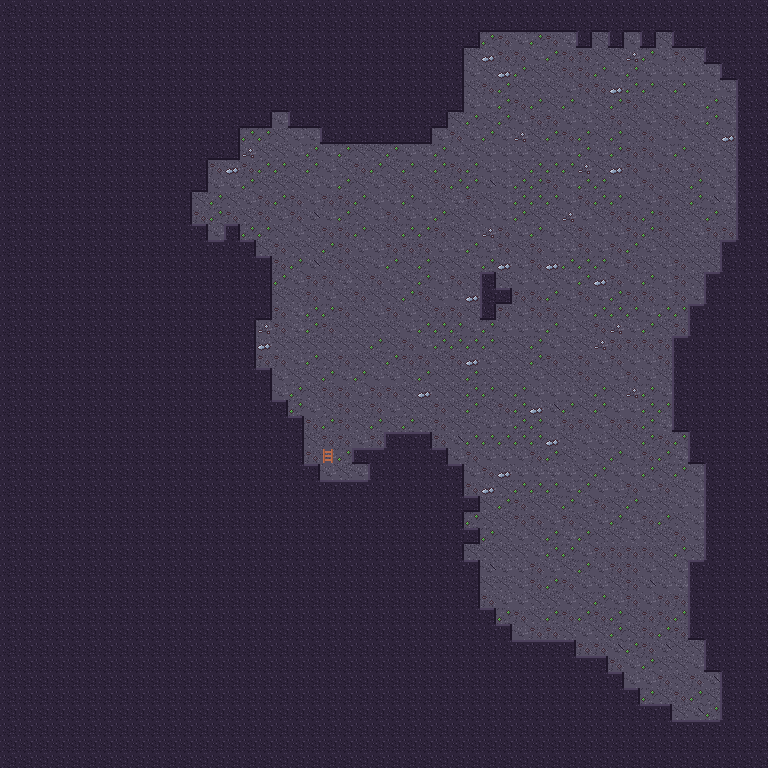

A level layout from a 2D game, rendered from its tile map. Below: a short description, then the map file with tile-grid data replaced by summaries:
An orthogonal 48x48 tile map with 16x16 px tiles, 3 tile layers (Back, Buildings, Front).

<map version="1.4" tiledversion="1.4.2" orientation="orthogonal" renderorder="right-down" compressionlevel="0" width="48" height="48" tilewidth="16" tileheight="16" infinite="0" nextlayerid="4" nextobjectid="1">
  <properties />
  <tileset firstgid="1" name="cave" tilewidth="16" tileheight="16" tilecount="48" columns="16">
    <image source="../cave.png" width="256" height="48" />
    <tile id="1">
      <properties>
        <property name="Passable" type="string" value="F" />
      </properties>
    </tile>
    <tile id="16">
      <properties>
        <property name="Passable" type="string" value="F" />
      </properties>
    </tile>
    <tile id="17">
      <properties>
        <property name="Passable" type="string" value="F" />
      </properties>
    </tile>
    <tile id="18">
      <properties>
        <property name="Passable" type="string" value="F" />
      </properties>
    </tile>
    <tile id="19">
      <properties>
        <property name="Passable" type="string" value="F" />
      </properties>
    </tile>
    <tile id="20">
      <properties>
        <property name="Passable" type="string" value="F" />
      </properties>
    </tile>
    <tile id="21">
      <properties>
        <property name="Passable" type="string" value="F" />
      </properties>
    </tile>
    <tile id="22">
      <properties>
        <property name="Passable" type="string" value="F" />
      </properties>
    </tile>
    <tile id="23">
      <properties>
        <property name="Passable" type="string" value="F" />
      </properties>
    </tile>
    <tile id="24">
      <properties>
        <property name="Passable" type="string" value="F" />
      </properties>
    </tile>
    <tile id="25">
      <properties>
        <property name="Passable" type="string" value="F" />
      </properties>
    </tile>
    <tile id="26">
      <properties>
        <property name="Passable" type="string" value="F" />
      </properties>
    </tile>
    <tile id="27">
      <properties>
        <property name="Passable" type="string" value="F" />
      </properties>
    </tile>
    <tile id="28">
      <properties>
        <property name="Passable" type="string" value="F" />
      </properties>
    </tile>
    <tile id="29">
      <properties>
        <property name="Passable" type="string" value="F" />
      </properties>
    </tile>
    <tile id="30">
      <properties>
        <property name="Passable" type="string" value="F" />
      </properties>
    </tile>
    <tile id="31">
      <properties>
        <property name="Passable" type="string" value="F" />
      </properties>
    </tile>
  </tileset>
  <layer id="1" name="Back" width="48" height="48" opacity="1" offsetx="0" offsety="0">
   <data>[2304 cells, 2304 non-empty, 9 distinct tile ids]</data>
  </layer>
  <layer id="2" name="Buildings" width="48" height="48" opacity="1" offsetx="0" offsety="0">
   <data>[2304 cells, 1461 non-empty, 13 distinct tile ids]</data>
  </layer>
  <layer id="3" name="Front" width="48" height="48" opacity="1" offsetx="0" offsety="0">
   <data>[2304 cells, 0 non-empty, 0 distinct tile ids]</data>
  </layer>
</map>
